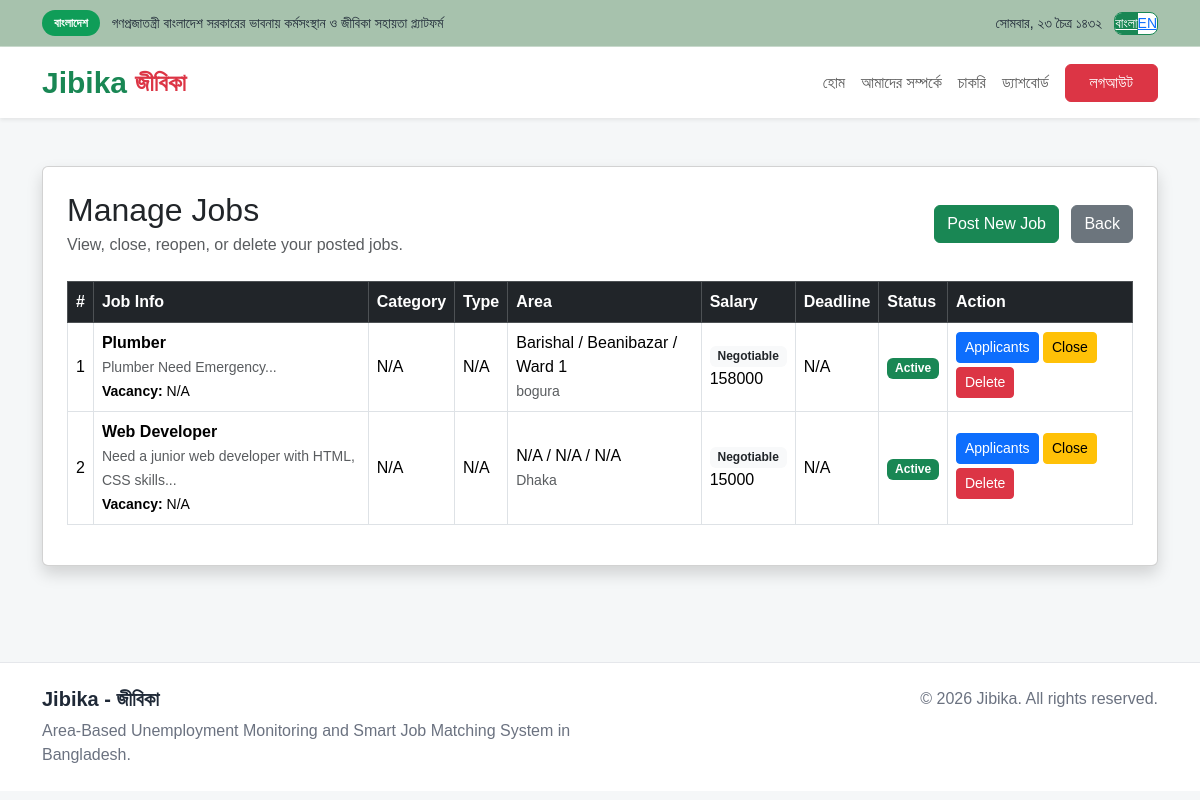
The app's page /main/jibika/employer/manage_jobs.php (signed in) with its own data.
### tables this page shows
CREATE TABLE `jobs` (
  `job_id` int(11) NOT NULL AUTO_INCREMENT,
  `employer_id` int(11) DEFAULT NULL,
  `title` varchar(150) DEFAULT NULL,
  `description` text DEFAULT NULL,
  `location` varchar(100) DEFAULT NULL,
  `salary` varchar(50) DEFAULT NULL,
  `created_at` timestamp NOT NULL DEFAULT current_timestamp(),
  `district_id` int(11) DEFAULT NULL,
  `upazila_id` int(11) DEFAULT NULL,
  `ward_id` int(11) DEFAULT NULL,
  PRIMARY KEY (`job_id`),
  KEY `fk_jobs_district` (`district_id`),
  KEY `fk_jobs_upazila` (`upazila_id`),
  KEY `fk_jobs_ward` (`ward_id`),
  CONSTRAINT `fk_jobs_district` FOREIGN KEY (`district_id`) REFERENCES `districts` (`district_id`) ON DELETE SET NULL,
  CONSTRAINT `fk_jobs_upazila` FOREIGN KEY (`upazila_id`) REFERENCES `upazilas` (`upazila_id`) ON DELETE SET NULL,
  CONSTRAINT `fk_jobs_ward` FOREIGN KEY (`ward_id`) REFERENCES `wards` (`ward_id`) ON DELETE SET NULL
);

CREATE TABLE `districts` (
  `district_id` int(11) NOT NULL AUTO_INCREMENT,
  `district_name` varchar(100) NOT NULL,
  PRIMARY KEY (`district_id`),
  UNIQUE KEY `district_name` (`district_name`)
);

CREATE TABLE `upazilas` (
  `upazila_id` int(11) NOT NULL AUTO_INCREMENT,
  `district_id` int(11) NOT NULL,
  `upazila_name` varchar(100) NOT NULL,
  PRIMARY KEY (`upazila_id`),
  KEY `district_id` (`district_id`),
  CONSTRAINT `upazilas_ibfk_1` FOREIGN KEY (`district_id`) REFERENCES `districts` (`district_id`) ON DELETE CASCADE
);

CREATE TABLE `wards` (
  `ward_id` int(11) NOT NULL AUTO_INCREMENT,
  `upazila_id` int(11) NOT NULL,
  `ward_name` varchar(100) NOT NULL,
  PRIMARY KEY (`ward_id`),
  KEY `upazila_id` (`upazila_id`),
  CONSTRAINT `wards_ibfk_1` FOREIGN KEY (`upazila_id`) REFERENCES `upazilas` (`upazila_id`) ON DELETE CASCADE
);

### main/jibika/employer/manage_jobs.php (the view, shortened to what this page needs)
<?php
include('../assets/config/db.php');
$employer_id = $_SESSION['user_id'];
$sql = "SELECT
            jobs.*,
            d.district_name,
            u.upazila_name,
            w.ward_name
        FROM jobs
        LEFT JOIN districts d ON jobs.district_id = d.district_id
        LEFT JOIN upazilas u ON jobs.upazila_id = u.upazila_id
        LEFT JOIN wards w ON jobs.ward_id = w.ward_id
        WHERE jobs.employer_id='$employer_id'
        ORDER BY jobs.job_id DESC";
$result = $conn->query($sql);
?>
<?php include('../includes/header.php'); ?>
<?php include('../includes/navbar.php'); ?>
<div class="container py-5">
    <div class="card shadow p-4">
        <div class="d-flex justify-content-between align-items-center mb-4 flex-wrap gap-2">
            <div>
                <h2 class="mb-1">Manage Jobs</h2>
                <p class="text-muted mb-0">View, close, reopen, or delete your posted jobs.</p>
            </div>
            <div>
                <a href="post_job.php" class="btn btn-success me-2">Post New Job</a>
                <a href="dashboard.php" class="btn btn-secondary">Back</a>
            </div>
        </div>
        <?php if ($result && $result->num_rows > 0): ?>
            <div class="table-responsive">
                <table class="table table-bordered table-hover align-middle">
                    <thead class="table-dark">
                        <tr>
                            <th>#</th>
                            <th>Job Info</th>
                            <th>Category</th>
                            <th>Type</th>
                            <th>Area</th>
                            <th>Salary</th>
                            <th>Deadline</th>
                            <th>Status</th>
                            <th>Action</th>
                        </tr>
                    </thead>
                    <tbody>
                        <?php $count = 1; ?>
                        <?php while ($job = $result->fetch_assoc()): ?>
                            <tr>
                                <td><?php echo $count++; ?></td>
                                <td>
                                    <strong><?php echo htmlspecialchars($job['title']); ?></strong>
                                    <br>
                                    <small class="text-muted">
                                        <?php echo htmlspecialchars(substr($job['description'] ?? '', 0, 80)); ?>...
                                    </small>
                                    <br>
                                    <small>
                                        <strong>Vacancy:</strong>
                                        <?php echo htmlspecialchars($job['vacancy'] ?? 'N/A'); ?>
                                    </small>
                                </td>
                                <td>
                                    <?php echo htmlspecialchars($job['job_category'] ?? 'N/A'); ?>
                                </td>
                                <td>
                                    <?php echo htmlspecialchars($job['job_type'] ?? 'N/A'); ?>
                                </td>
                                <td>
                                    <?php echo htmlspecialchars($job['district_name'] ?? 'N/A'); ?>
                                    /
                                    <?php echo htmlspecialchars($job['upazila_name'] ?? 'N/A'); ?>
                                    /
                                    <?php echo htmlspecialchars($job['ward_name'] ?? 'N/A'); ?>
                                    <br>
                                    <small class="text-muted">
                                        <?php echo htmlspecialchars($job['location'] ?? ''); ?>
                                    </small>
                                </td>
                                <td>
                                    <span class="badge bg-light text-dark">
                                        <?php echo htmlspecialchars($job['salary_type'] ?? 'Negotiable'); ?>
                                    </span>
                                    <br>
                                    <?php echo !empty($job['salary']) ? htmlspecialchars($job['salary']) : 'Negotiable'; ?>
                                </td>
                                <td>
                                    <?php echo htmlspecialchars($job['application_deadline'] ?? 'N/A'); ?>
                                </td>
                                <td>
                                    <?php if (($job['status'] ?? 'active') == 'active'): ?>
                                        <span class="badge bg-success">Active</span>
                                    <?php else: ?>
                                        <span class="badge bg-secondary">Closed</span>
                                    <?php endif; ?>
                                </td>
                                <td>
                                    <a href="applicants.php" class="btn btn-primary btn-sm mb-1">
                                        Applicants
                                    </a>
                                    <?php if (($job['status'] ?? 'active') == 'active'): ?>
                                        <a href="manage_jobs.php?status=closed&job_id=<?php echo $job['job_id']; ?>"
                                           class="btn btn-warning btn-sm mb-1"
                                           onclick="return confirm('Close this job?')">
                                            Close
                                        </a>
                                    <?php endif; ?>
                                    <a href="manage_jobs.php?delete=<?php echo $job['job_id']; ?>"
                                       class="btn btn-danger btn-sm mb-1"
                                       onclick="return confirm('Are you sure you want to delete this job?')">
                                        Delete
                                    </a>
                                </td>
                            </tr>
                        <?php endwhile; ?>
                    </tbody>
                </table>
            </div>
        <?php endif; ?>
    </div>
</div>
<?php include('../includes/footer.php'); ?>

### main/jibika/assets/css/style.css (style rules this page uses)
body { font-family: Arial, sans-serif; background-color: #f5f7f8; color: #1f2937; margin: 0; padding: 0; }
.container, .container-fluid { width: 100%; }

### records on screen
jobs: title "Plumber", description "Plumber Need Emergency", vacancy "N/A", job_category "N/A", job_type "N/A", district.district_name "Barishal", upazila.upazila_name "Beanibazar", ward.ward_name "Ward 1", location "bogura", salary_type "Negotiable", salary "158000", application_deadline "N/A"
jobs: title "Web Developer", description "Need a junior web developer with HTML, CSS skills", vacancy "N/A", job_category "N/A", job_type "N/A", district_name "N/A", upazila_name "N/A", ward_name "N/A", location "Dhaka", salary_type "Negotiable", salary "15000", application_deadline "N/A"

### other values on screen
$t['gov_badge'] "বাংলাদেশ"
$t['gov_text'] "গণপ্রজাতন্ত্রী বাংলাদেশ সরকারের ভাবনায় কর্মসংস্থান ও জীবিকা সহায়তা প্ল্যাটফর্ম"
$t['date'] "সোমবার, ২৩ চৈত্র ১৪৩২"
$t['home'] "হোম"
$t['about'] "আমাদের সম্পর্কে"
$t['jobs'] "চাকরি"
$t['dashboard'] "ড্যাশবোর্ড"
$t['logout'] "লগআউট"
